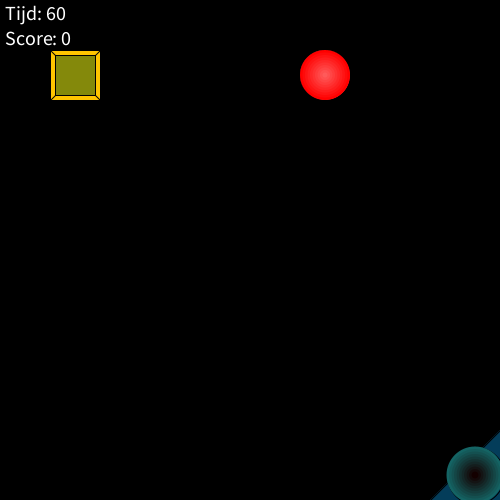
Frame 1 (no input)
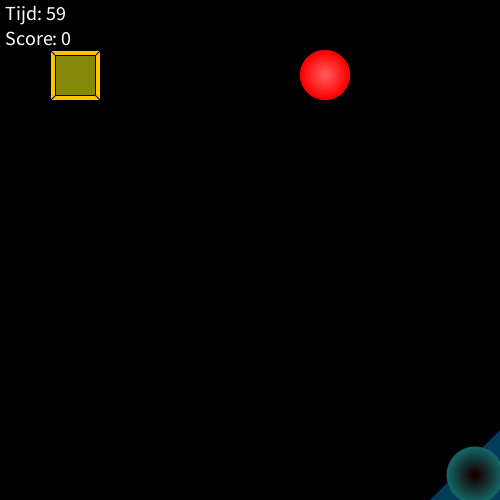
Frame 60 (the mouse pressed at the canvas centre just before this capture)
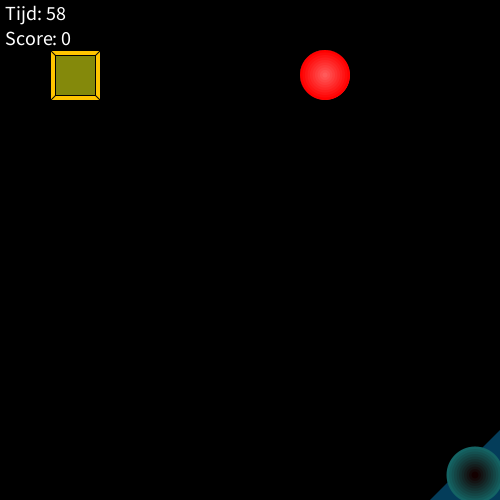
Frame 120 (the mouse held since frame 60 and released just before this capture)

The Processing sketch that drew these frames (run headless with seeded random() and noise(); from frame 60 on, the mouse is pressed at the canvas centre):

// Processing sketch: processing_68341
// ── processing_68341.pde

/* 
Module opgave 3

- Ik heb na het maken van de opgave nog eraan verder gewerkt,
  Het is niet de origineele opdracht, maar de basis is hetzelfde.

Scripted by: Paul Verhoeven
*/

//Declaring Global Variables
int windowBreedte = 500, windowLengte = 500;
int robotX = 50, robotY = 50;
int vrachtX = 300, vrachtY = 50;
int basketX = 447, basketY = 447;
int attached = 0;
int rondeTick = 0;
int rondeTijd = 60;
int score = 0;
int maxscore = 100;
int scorePositieX = 5, scorePositieY = 20;


//Setting up window.
void setup(){
 size(500,500);
 smooth();
}

void draw(){
  background(#000000);
   
  //Basket draw
  ellipseMode(CORNER);
  fill(#043D5A);
  triangle(430,500,500,430,500,500);
  ellipse(basketX,basketY,57,57);
  noStroke();
  ellipseMode(CENTER);
  for(int basketColor = 0; basketColor <= 50; basketColor = basketColor +5){
  fill(20,100-basketColor*2,100-basketColor*2);
  ellipse(basketX+28,basketY+28,57-basketColor,57-basketColor);
  }
  
  //robot sprite
  stroke(#000000);
  fill(#FFC400);
  rect(robotX,robotY,50,50);
  fill(#84890B);
  rect(robotX+5,robotY+5,40,40);
  line(robotX,robotY,robotX+5,robotY+5);
  line(robotX+50,robotY+50,robotX+45,robotY+45);
  line(robotX+50,robotY,robotX+45,robotY+5);
  line(robotX+5,robotY+45,robotX,robotY+50);
  
  //Vracht draw
  ellipseMode(CORNER);
  stroke(#000000);
  fill(255,50,50);
  ellipse(vrachtX,vrachtY,50,50);
  noStroke();
  ellipseMode(CENTER);
  for(int vrachtColor = 0; vrachtColor <= 50; vrachtColor = vrachtColor +5){
  fill(255,vrachtColor*2,vrachtColor*2);
  ellipse(vrachtX+25,vrachtY+25,50-vrachtColor,50-vrachtColor);
  }
  fill(#FFFFFF);
  
  //timer en timeline
  rondeTick++;
  if (rondeTick >= 60) {
  rondeTijd--;
  rondeTick = 0;
  }
  textSize(20);
  
  // Dit gedeelte zorgt ervoor dat de tekst uitwijkt voor de bal/robot. Misschien een beetje omslachtig, maar het werkt redelijk.
  if(  (robotX < 100 && robotY < 50) && !(vrachtX > 350 && vrachtY < 50)  ){scorePositieX = 405;}
  else if( (robotX < 100 && robotY < 50) && (vrachtX > 350 && vrachtY < 50) ){scorePositieX = 205;}
  if(  (robotX > 350 && robotY < 50) && !(vrachtX < 100 && vrachtY < 50)  ){scorePositieX = 5;}
  else if(  (robotX > 350 && robotY < 50) && (vrachtX < 100 && vrachtY < 50)  ){scorePositieX = 200;} 
  if(  (robotX < 300 && robotX > 150 && robotY < 50) && !(vrachtX > 350 && vrachtY < 50)  ){scorePositieX = 405;}
  else if(  (robotX < 300 && robotX > 150 && robotY < 50) && (vrachtX > 350 && vrachtY < 50)  ){scorePositieX = 5;}
  if(  (robotX < 300 && robotX > 150 && robotY < 50) && !(vrachtX < 100 && vrachtY < 50)  ){scorePositieX = 5;}
  else if(  (robotX < 300 && robotX > 150 && robotY < 50) && (vrachtX < 100 && vrachtY < 50)  ){scorePositieX = 405;}
  
  //afdrukken van tijd en score op het beeld.
  text("Tijd: " + rondeTijd, scorePositieX, scorePositieY);
  text("Score: " + score, scorePositieX, scorePositieY +25);
  
  //als de tijd voorbij is het spel eindigen
  if (rondeTijd == 0){
  background(0);
  textSize(64);
  fill(255,0,0);
  text("Game over", 30, 250);
  textSize(32);
  text("Ran out of time", 40, 300);
  }
  if (rondeTijd == -1){
  delay(1500);
  exit();  
  }  //end of timer
  
  
  //als het spel gewonnen is eindigen.
  if (score >= maxscore){
  background(0);
  textSize(64);
  fill(0,255,0);
  text("You won!", 30, 250);
  textSize(32);
  text("Collected them all!", 40, 300);
  }
  
  //collisions  
  if((score < 100) && rondeTijd > 0){
  if((robotX == vrachtX) && (robotY == vrachtY) && (attached == 0)){
  text("Space to pick up",robotX-10,robotY-5);
  }
  if((vrachtX == basketX+3) && (vrachtY == basketY+3) && (attached == 1)){
  text("Space to drop",robotX-90,robotY-7);    
  }
  if((basketX+3==vrachtX && basketY+3==vrachtY) && (attached == 0)){
  score = score + 10;
  vrachtX = (floor((random(0,5)))*50 );
  vrachtY = (floor((random(0,5)))*50 );
  }
  }
}
 // key actions
 void keyPressed() { 
   
     if ( (keyCode == UP) && robotY >= 50) {
      robotY = robotY - 50;
      }
      if ( (keyCode == DOWN) && robotY <= 400) {
      robotY = robotY + 50;
      }
      if ( (keyCode == LEFT) && robotX >= 50) {
      robotX = robotX - 50;
      }
      if ( (keyCode == RIGHT) && robotX <= 400) {
      robotX = robotX + 50;
      }
      if (keyCode == 32){
        if( (attached == 0) && (robotX == vrachtX) && (robotY == vrachtY) ){
        attached = 1;
        }else if (attached == 1){
        attached = 0;
        }
      }
      if (attached == 1){
      vrachtX = robotX;
      vrachtY = robotY;
      }
      
}
